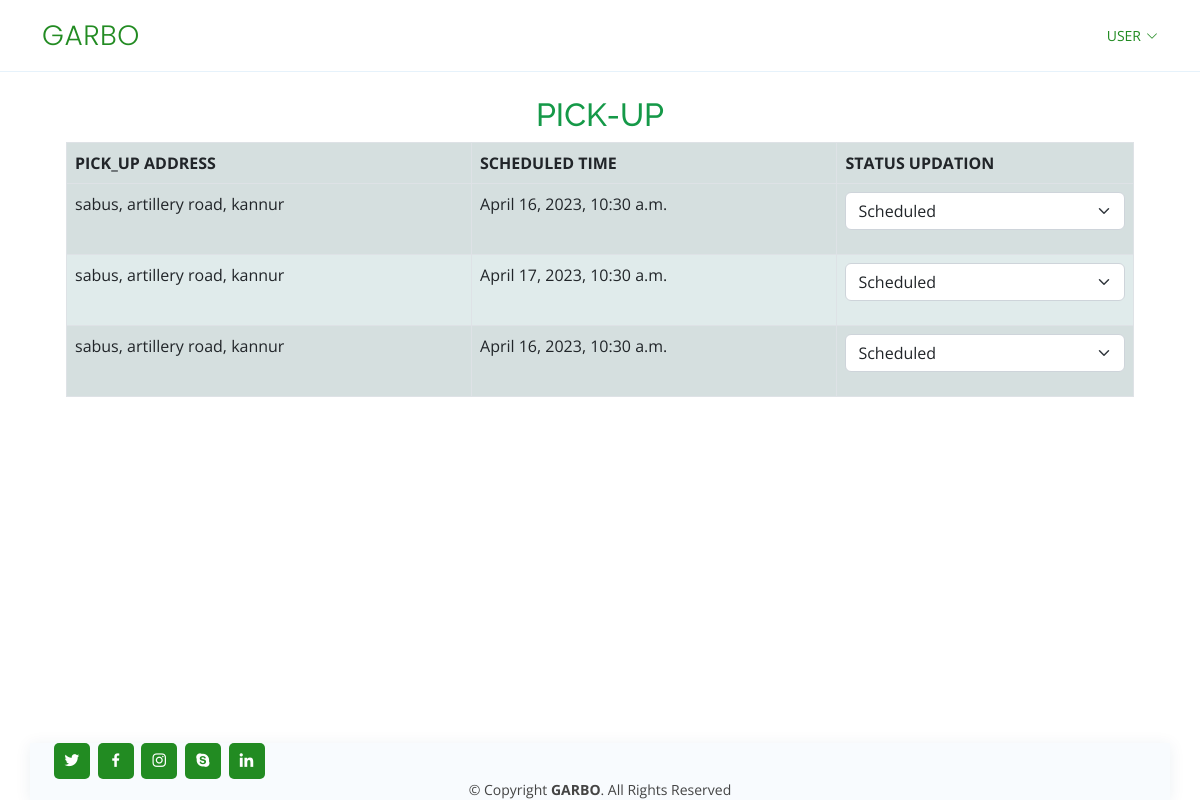
Screenshot of /emp_home (signed in) with the database file from the repository.
### myapp/models.py (models this page shows, shortened)
class user_member(models.Model):
    member = models.ForeignKey(User, on_delete=models.CASCADE)
    pack = models.ForeignKey(packages, on_delete=models.CASCADE)
    addr = models.CharField(max_length = 150)
    place = models.CharField(max_length = 50)
    pin_code = models.IntegerField()
    phone = models.IntegerField()

class history(models.Model):
    user_details = models.ForeignKey(user_member, on_delete=models.CASCADE)
    choice = models.ForeignKey(delivery_status, on_delete=models.CASCADE)
    day_picked = models.DateTimeField()

### myapp/employ/views.py (the view, shortened to what this page needs)
# urls.py: path('emp_home', EmployHome.as_view(), name='emp_home'),
class EmployHome(View):
    pickup_form = PickupUpdateForm
    def get(self, request, *args, **kwargs):
        active_user = User.objects.get(id=request.user.id)
        all_schedules = []
        for each_schedule in picker_schedule.objects.filter(emp_name = active_user):
            all_schedules.append({
                'addr': each_schedule.pick_place.user_details.addr,
                'time': each_schedule.pick_place.day_picked,
                'form':  self.pickup_form(history_id=history.objects.filter(id = each_schedule.pick_place.id)[0])
            })
        return render(request, './myapp/emp_home.html', {'details': all_schedules})

### myapp/templates/myapp/emp_home.html
{% extends 'myapp/base.html' %}
{% load static %}
{% load crispy_forms_tags %}
{% block header %}
{% include 'myapp/header.html' %}
{% endblock %}
{% block body %}
<center>
    <br> <br><br> <br>
	<div class="container" >
		<h2><font color="#159948">PICK-UP</font></h2>
		<div class="container">
			   <table class="table table-striped table-bordered" bgcolor="#e0ebeb">
				   <tr>
					   <th>PICK_UP ADDRESS</th>
					   <th>SCHEDULED TIME</th>
					   <th>STATUS UPDATION</th>
				   </tr>
				   <tbody>
				   {% for x in details %}
				   <tr>
					   <td>{{x.addr}}</td>
					   <td>{{x.time}}</td>
					   <td> {% crispy x.form x.form.helper %} </td>
				   </tr>
					{% endfor %}
				   </tbody>
			   </table>
	</div>
	</div>
</center>
{% endblock %}

### myapp/static/myapp/assets/css/style.css (style rules this page uses)
body { font-family: "Open Sans", sans-serif; color: #444444; }
h1, h2, h3, h4, h5, h6 { font-family: "Raleway", sans-serif; }

### rows the page displays
user_member: addr "sabus, artillery road, kannur" "sabus, artillery road, kannur" "sabus, artillery road, kannur"
history: time "April 16, 2023, 10:30 a.m." "April 16, 2023, 10:30 a.m."
history: time "April 17, 2023, 10:30 a.m."
